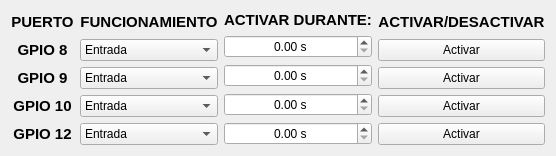
          <widget class="QWidget" name="tab_4">
           <attribute name="title">
            <string>Digital</string>
           </attribute>
           <layout class="QHBoxLayout" name="horizontalLayout">
            <item>
             <layout class="QVBoxLayout" name="verticalLayout_6">
              <item>
               <widget class="QLabel" name="label_24">
                <property name="sizePolicy">
                 <sizepolicy hsizetype="Expanding" vsizetype="Expanding">
                  <horstretch>0</horstretch>
                  <verstretch>0</verstretch>
                 </sizepolicy>
                </property>
                <property name="maximumSize">
                 <size>
                  <width>16777215</width>
                  <height>25</height>
                 </size>
                </property>
                <property name="font">
                 <font>
                  <pointsize>11</pointsize>
                  <bold>true</bold>
                 </font>
                </property>
                <property name="text">
                 <string>PUERTO</string>
                </property>
                <property name="alignment">
                 <set>Qt::AlignCenter</set>
                </property>
               </widget>
              </item>
              <item>
               <widget class="QLabel" name="label_22">
                <property name="sizePolicy">
                 <sizepolicy hsizetype="Expanding" vsizetype="Expanding">
                  <horstretch>0</horstretch>
                  <verstretch>0</verstretch>
                 </sizepolicy>
                </property>
                <property name="maximumSize">
                 <size>
                  <width>16777215</width>
                  <height>50</height>
                 </size>
                </property>
                <property name="font">
                 <font>
                  <pointsize>11</pointsize>
                  <bold>true</bold>
                 </font>
                </property>
                <property name="text">
                 <string>GPIO 8</string>
                </property>
                <property name="alignment">
                 <set>Qt::AlignCenter</set>
                </property>
               </widget>
              </item>
              <item>
               <widget class="QLabel" name="label_19">
                <property name="sizePolicy">
                 <sizepolicy hsizetype="Expanding" vsizetype="Expanding">
                  <horstretch>0</horstretch>
                  <verstretch>0</verstretch>
                 </sizepolicy>
                </property>
                <property name="maximumSize">
                 <size>
                  <width>16777215</width>
                  <height>50</height>
                 </size>
                </property>
                <property name="font">
                 <font>
                  <pointsize>11</pointsize>
                  <bold>true</bold>
                 </font>
                </property>
                <property name="text">
                 <string>GPIO 9</string>
                </property>
                <property name="alignment">
                 <set>Qt::AlignCenter</set>
                </property>
               </widget>
              </item>
              <item>
               <widget class="QLabel" name="label_20">
                <property name="sizePolicy">
                 <sizepolicy hsizetype="Expanding" vsizetype="Expanding">
                  <horstretch>0</horstretch>
                  <verstretch>0</verstretch>
                 </sizepolicy>
                </property>
                <property name="maximumSize">
                 <size>
                  <width>16777215</width>
                  <height>50</height>
                 </size>
                </property>
                <property name="font">
                 <font>
                  <pointsize>11</pointsize>
                  <bold>true</bold>
                 </font>
                </property>
                <property name="text">
                 <string>GPIO 10</string>
                </property>
                <property name="alignment">
                 <set>Qt::AlignCenter</set>
                </property>
               </widget>
              </item>
              <item>
               <widget class="QLabel" name="label_21">
                <property name="sizePolicy">
                 <sizepolicy hsizetype="Expanding" vsizetype="Expanding">
                  <horstretch>0</horstretch>
                  <verstretch>0</verstretch>
                 </sizepolicy>
                </property>
                <property name="maximumSize">
                 <size>
                  <width>16777215</width>
                  <height>50</height>
                 </size>
                </property>
                <property name="font">
                 <font>
                  <pointsize>11</pointsize>
                  <bold>true</bold>
                 </font>
                </property>
                <property name="text">
                 <string>GPIO 12</string>
                </property>
                <property name="alignment">
                 <set>Qt::AlignCenter</set>
                </property>
               </widget>
              </item>
             </layout>
            </item>
            <item>
             <layout class="QVBoxLayout" name="verticalLayout_5">
              <item>
               <widget class="QLabel" name="label_23">
                <property name="sizePolicy">
                 <sizepolicy hsizetype="Expanding" vsizetype="Expanding">
                  <horstretch>0</horstretch>
                  <verstretch>0</verstretch>
                 </sizepolicy>
                </property>
                <property name="maximumSize">
                 <size>
                  <width>16777215</width>
                  <height>25</height>
                 </size>
                </property>
                <property name="font">
                 <font>
                  <pointsize>11</pointsize>
                  <bold>true</bold>
                 </font>
                </property>
                <property name="text">
                 <string>FUNCIONAMIENTO</string>
                </property>
                <property name="alignment">
                 <set>Qt::AlignCenter</set>
                </property>
               </widget>
              </item>
              <item>
               <widget class="QComboBox" name="comboBox_GPIO8">
                <property name="sizePolicy">
                 <sizepolicy hsizetype="Expanding" vsizetype="Expanding">
                  <horstretch>0</horstretch>
                  <verstretch>0</verstretch>
                 </sizepolicy>
                </property>
                <property name="maximumSize">
                 <size>
                  <width>350</width>
                  <height>50</height>
                 </size>
                </property>
                <item>
                 <property name="text">
                  <string>Entrada</string>
                 </property>
                </item>
                <item>
                 <property name="text">
                  <string>Salida</string>
                 </property>
                </item>
               </widget>
              </item>
              <item>
               <widget class="QComboBox" name="comboBox_GPIO9">
                <property name="sizePolicy">
                 <sizepolicy hsizetype="Expanding" vsizetype="Expanding">
                  <horstretch>0</horstretch>
                  <verstretch>0</verstretch>
                 </sizepolicy>
                </property>
                <property name="maximumSize">
                 <size>
                  <width>350</width>
                  <height>50</height>
                 </size>
                </property>
                <item>
                 <property name="text">
                  <string>Entrada</string>
                 </property>
                </item>
                <item>
                 <property name="text">
                  <string>Salida</string>
                 </property>
                </item>
               </widget>
              </item>
              <item>
               <widget class="QComboBox" name="comboBox_GPIO10">
                <property name="sizePolicy">
                 <sizepolicy hsizetype="Expanding" vsizetype="Expanding">
                  <horstretch>0</horstretch>
                  <verstretch>0</verstretch>
                 </sizepolicy>
                </property>
                <property name="maximumSize">
                 <size>
                  <width>350</width>
                  <height>50</height>
                 </size>
                </property>
                <item>
                 <property name="text">
                  <string>Entrada</string>
                 </property>
                </item>
                <item>
                 <property name="text">
                  <string>Salida</string>
                 </property>
                </item>
               </widget>
              </item>
              <item>
               <widget class="QComboBox" name="comboBox_GPIO12">
                <property name="sizePolicy">
                 <sizepolicy hsizetype="Expanding" vsizetype="Expanding">
                  <horstretch>0</horstretch>
                  <verstretch>0</verstretch>
                 </sizepolicy>
                </property>
                <property name="maximumSize">
                 <size>
                  <width>350</width>
                  <height>50</height>
                 </size>
                </property>
                <item>
                 <property name="text">
                  <string>Entrada</string>
                 </property>
                </item>
                <item>
                 <property name="text">
                  <string>Salida</string>
                 </property>
                </item>
               </widget>
              </item>
             </layout>
            </item>
            <item>
             <layout class="QVBoxLayout" name="verticalLayout_4">
              <item>
               <widget class="QLabel" name="label_26">
                <property name="sizePolicy">
                 <sizepolicy hsizetype="Expanding" vsizetype="Expanding">
                  <horstretch>0</horstretch>
                  <verstretch>0</verstretch>
                 </sizepolicy>
                </property>
                <property name="maximumSize">
                 <size>
                  <width>16777215</width>
                  <height>25</height>
                 </size>
                </property>
                <property name="font">
                 <font>
                  <pointsize>11</pointsize>
                  <bold>true</bold>
                 </font>
                </property>
                <property name="text">
                 <string>ACTIVAR DURANTE:</string>
                </property>
                <property name="alignment">
                 <set>Qt::AlignCenter</set>
                </property>
               </widget>
              </item>
              <item>
               <widget class="QDoubleSpinBox" name="doubleSpinBox_GPIO8">
                <property name="sizePolicy">
                 <sizepolicy hsizetype="Expanding" vsizetype="Expanding">
                  <horstretch>0</horstretch>
                  <verstretch>0</verstretch>
                 </sizepolicy>
                </property>
                <property name="maximumSize">
                 <size>
                  <width>350</width>
                  <height>50</height>
                 </size>
                </property>
                <property name="alignment">
                 <set>Qt::AlignCenter</set>
                </property>
                <property name="suffix">
                 <string> s</string>
                </property>
                <property name="decimals">
                 <number>2</number>
                </property>
                <property name="maximum">
                 <double>1000.000000000000000</double>
                </property>
                <property name="singleStep">
                 <double>0.100000000000000</double>
                </property>
               </widget>
              </item>
              <item>
               <widget class="QDoubleSpinBox" name="doubleSpinBox_GPIO9">
                <property name="sizePolicy">
                 <sizepolicy hsizetype="Expanding" vsizetype="Expanding">
                  <horstretch>0</horstretch>
                  <verstretch>0</verstretch>
                 </sizepolicy>
                </property>
                <property name="maximumSize">
                 <size>
                  <width>350</width>
                  <height>50</height>
                 </size>
                </property>
                <property name="alignment">
                 <set>Qt::AlignCenter</set>
                </property>
                <property name="suffix">
                 <string> s</string>
                </property>
                <property name="singleStep">
                 <double>0.100000000000000</double>
                </property>
               </widget>
              </item>
              <item>
               <widget class="QDoubleSpinBox" name="doubleSpinBox_GPIO10">
                <property name="sizePolicy">
                 <sizepolicy hsizetype="Expanding" vsizetype="Expanding">
                  <horstretch>0</horstretch>
                  <verstretch>0</verstretch>
                 </sizepolicy>
                </property>
                <property name="maximumSize">
                 <size>
                  <width>350</width>
                  <height>50</height>
                 </size>
                </property>
                <property name="alignment">
                 <set>Qt::AlignCenter</set>
                </property>
                <property name="suffix">
                 <string> s</string>
                </property>
                <property name="singleStep">
                 <double>0.100000000000000</double>
                </property>
               </widget>
              </item>
              <item>
               <widget class="QDoubleSpinBox" name="doubleSpinBox_GPIO12">
                <property name="sizePolicy">
                 <sizepolicy hsizetype="Expanding" vsizetype="Expanding">
                  <horstretch>0</horstretch>
                  <verstretch>0</verstretch>
                 </sizepolicy>
                </property>
                <property name="maximumSize">
                 <size>
                  <width>350</width>
                  <height>50</height>
                 </size>
                </property>
                <property name="alignment">
                 <set>Qt::AlignCenter</set>
                </property>
                <property name="suffix">
                 <string> s</string>
                </property>
                <property name="singleStep">
                 <double>0.100000000000000</double>
                </property>
               </widget>
              </item>
             </layout>
            </item>
            <item>
             <layout class="QVBoxLayout" name="verticalLayout_3">
              <item>
               <widget class="QLabel" name="label_18">
                <property name="sizePolicy">
                 <sizepolicy hsizetype="Expanding" vsizetype="Expanding">
                  <horstretch>0</horstretch>
                  <verstretch>0</verstretch>
                 </sizepolicy>
                </property>
                <property name="maximumSize">
                 <size>
                  <width>16777215</width>
                  <height>25</height>
                 </size>
                </property>
                <property name="font">
                 <font>
                  <pointsize>11</pointsize>
                  <bold>true</bold>
                 </font>
                </property>
                <property name="text">
                 <string>ACTIVAR/DESACTIVAR</string>
                </property>
                <property name="alignment">
                 <set>Qt::AlignCenter</set>
                </property>
               </widget>
              </item>
              <item>
               <widget class="QPushButton" name="pushButton_GPIO8">
                <property name="sizePolicy">
                 <sizepolicy hsizetype="Expanding" vsizetype="Expanding">
                  <horstretch>0</horstretch>
                  <verstretch>0</verstretch>
                 </sizepolicy>
                </property>
                <property name="maximumSize">
                 <size>
                  <width>350</width>
                  <height>50</height>
                 </size>
                </property>
                <property name="text">
                 <string>Activar</string>
                </property>
               </widget>
              </item>
              <item>
               <widget class="QPushButton" name="pushButton_GPIO9">
                <property name="sizePolicy">
                 <sizepolicy hsizetype="Expanding" vsizetype="Expanding">
                  <horstretch>0</horstretch>
                  <verstretch>0</verstretch>
                 </sizepolicy>
                </property>
                <property name="maximumSize">
                 <size>
                  <width>350</width>
                  <height>50</height>
                 </size>
                </property>
                <property name="text">
                 <string>Activar</string>
                </property>
               </widget>
              </item>
              <item>
               <widget class="QPushButton" name="pushButton_GPIO10">
                <property name="sizePolicy">
                 <sizepolicy hsizetype="Expanding" vsizetype="Expanding">
                  <horstretch>0</horstretch>
                  <verstretch>0</verstretch>
                 </sizepolicy>
                </property>
                <property name="maximumSize">
                 <size>
                  <width>350</width>
                  <height>50</height>
                 </size>
                </property>
                <property name="text">
                 <string>Activar</string>
                </property>
               </widget>
              </item>
              <item>
               <widget class="QPushButton" name="pushButton_GPIO12">
                <property name="sizePolicy">
                 <sizepolicy hsizetype="Expanding" vsizetype="Expanding">
                  <horstretch>0</horstretch>
                  <verstretch>0</verstretch>
                 </sizepolicy>
                </property>
                <property name="maximumSize">
                 <size>
                  <width>350</width>
                  <height>50</height>
                 </size>
                </property>
                <property name="text">
                 <string>Activar</string>
                </property>
               </widget>
              </item>
             </layout>
            </item>
           </layout>
          </widget>
